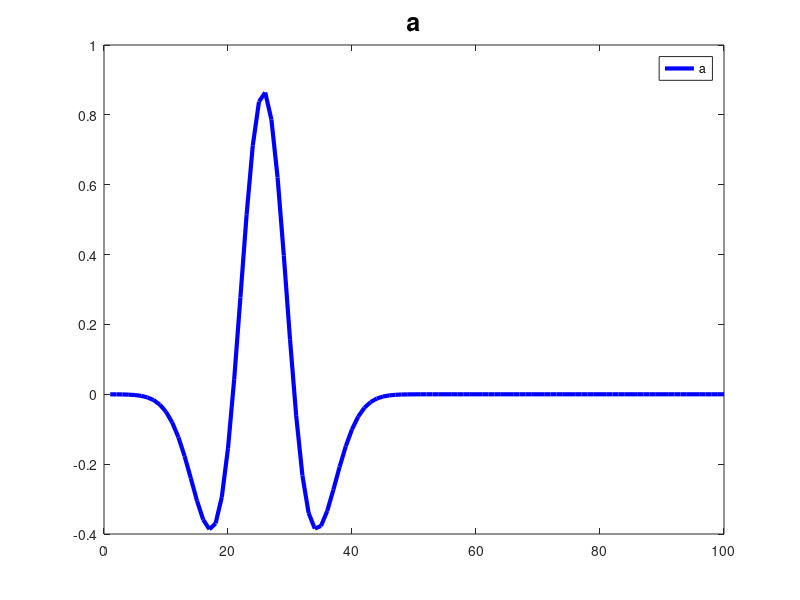
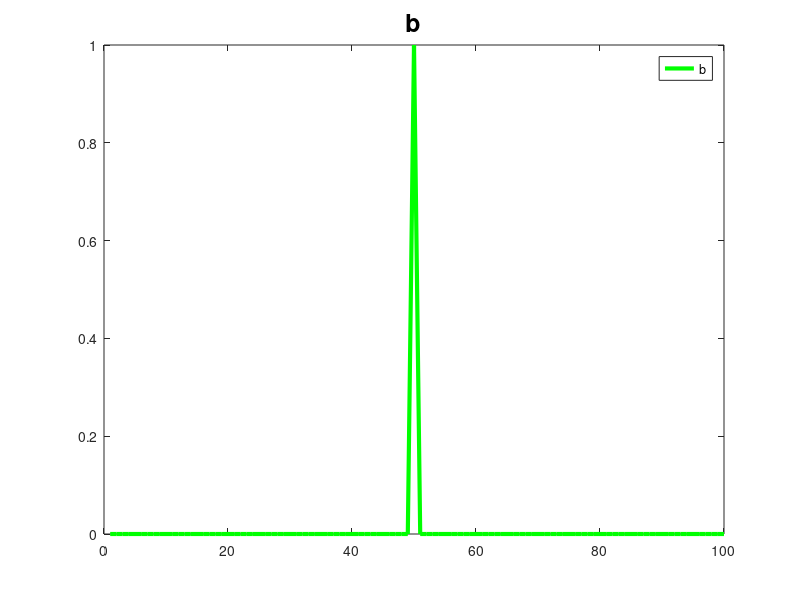
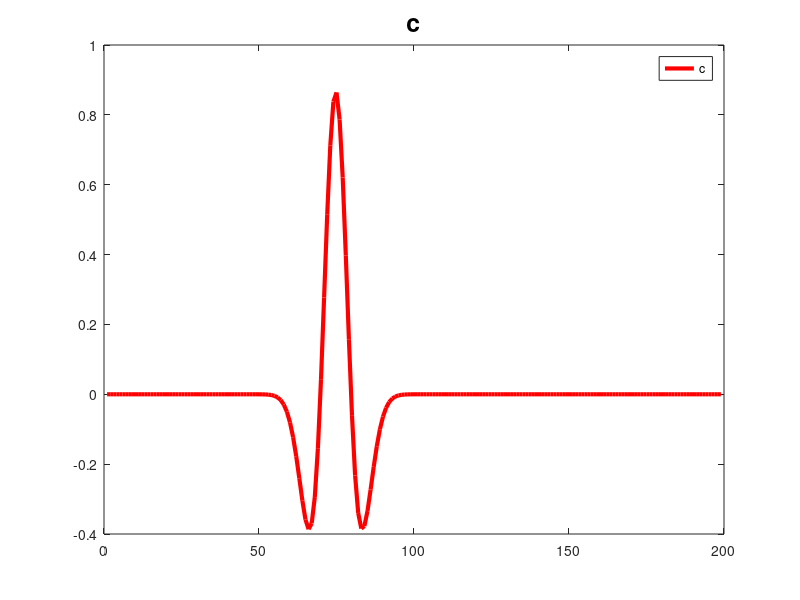

Here is the MATLAB script that generated these plots, in order:
% Example: 1D Convolution

% Load octave packages
pkg load signal

% Make signals and convolve
a = mexihat(lb=-5., ub=15., n=100.);
b = zeros(1,100); b(50) = 1.;
c = conv(a,b);

% Plot figures
figure(1)
plot(a,";a;","linewidth",3,"color","blue")
title("a","fontsize",18)

figure(2)
plot(b,";b;","linewidth",3,"color","green")
title("b","fontsize",18)

figure(3)
plot(c,";c;","linewidth",3,"color","red")
title("c","fontsize",18)